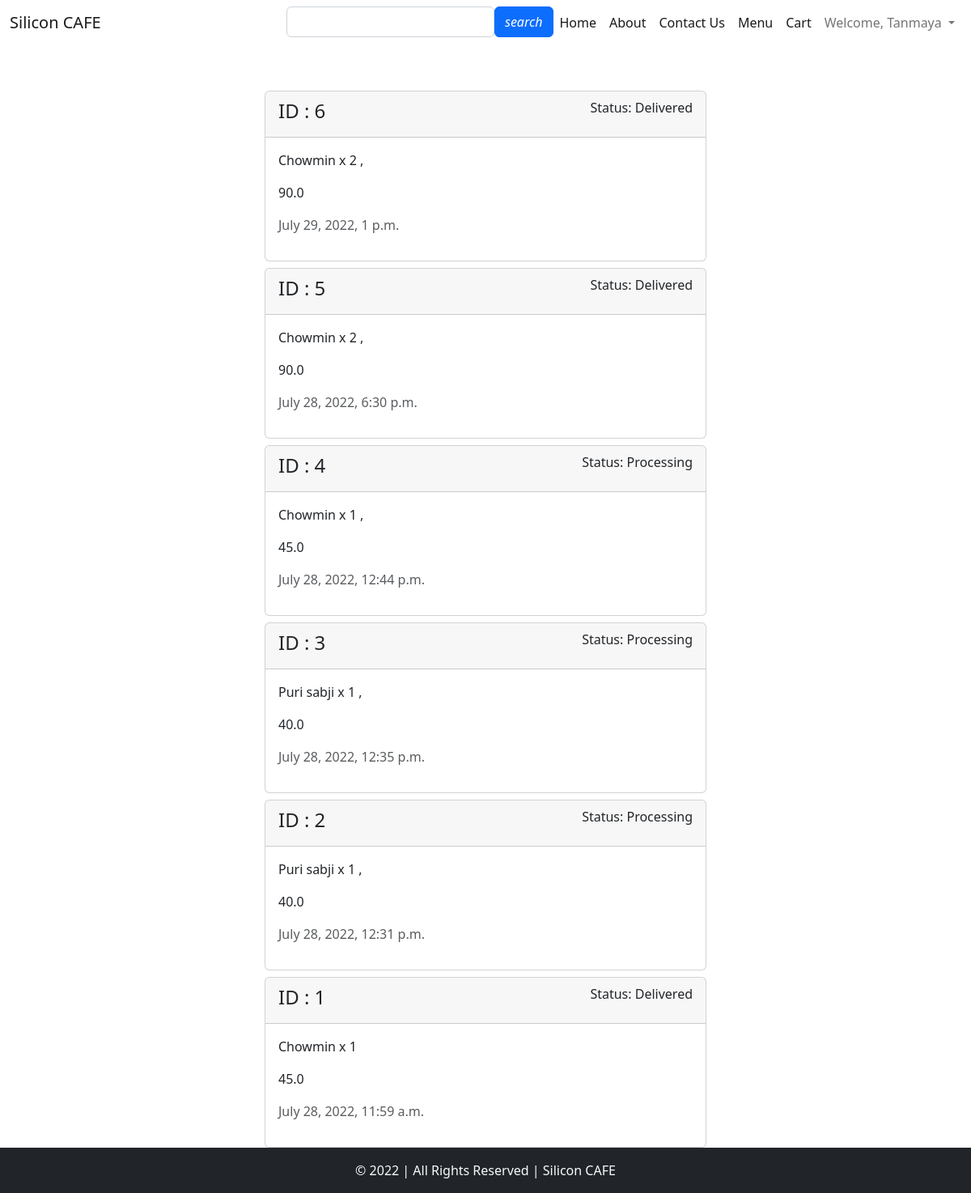
The page /food/orders/ (signed in) on the database its author committed.
### food/models.py (models this page shows, shortened)
class Order(models.Model):
    user = models.ForeignKey(User, on_delete=models.DO_NOTHING)     # Order table has foreign key relationship with User table
    order_details = models.CharField(max_length=500)
    total_price = models.FloatField()
    is_ready = models.BooleanField(default=False)
    is_delivered = models.BooleanField(default=False)
    created_at = models.DateTimeField(auto_now_add=True)
    updated_at = models.DateTimeField(auto_now=True)

### food/views.py (the view)
# urls.py: path('orders/', views.orders, name="orders"),                   # this request ius generated when a logged in user clicks order in dropdown for base.html
def orders(request):
    orders = Order.objects.filter(user = request.user).order_by("-id")  # creating object of Order table named as orders where id = id of the logged in user, -id means sort in decreasing order of id, i.e., latest order will be at top
    context = {
        "orders" : orders
    }
    return render(request, 'food/orders.html', context)     # passing this context dictionary to orders.html page in food folder under templates, there we can use the orders object to fetch data directly from Order table

### templates/food/orders.html
{% extends 'base.html' %}
{% block content %}
<div class="container">
    <div class="row my-5">
        <div class="col-md-6 mx-auto">
            {% for order in orders %}
                <div class="card my-2">
                    <div class="card-header d-flex justify-content-between align-items-center">
                        <h4 class="h4">ID : {{order.id}}</h4>
                        <p class="text-lead">Status:
                            {% if order.is_ready and order.is_delivered %}
                                Delivered
                            {% elif order.is_ready %}
                                Ready
                            {% else %}
                                Processing
                            {% endif %}
                        </p>
                    </div>
                    <div class="card-body">
                        <p class="text-lead">{{order.order_details}}</p>
                        <p>{{order.total_price}}</p>
                        <p class="text-muted">{{order.created_at}}</p>
                    </div>
                </div>
            {% endfor %}
        </div>
    </div>
</div>
{% endblock content %}

### templates/base.html (shortened to what this page needs)
{% load static %}
<!DOCTYPE html>
<html lang="en">
<head>
    <link rel="stylesheet" href="{% static 'bs/bootstrap.min.css'%}">
    <link rel="stylesheet" href="{% static 'css/style.css'%}">
</head>
<body>
    <nav class="navbar navbar-expand-md">
        <div class="container-fluid">
          <a class="navbar-brand" href="#">Silicon CAFE</a>
          <div class="collapse navbar-collapse" id="navbarSupportedContent">
            <ul class="navbar-nav ms-auto mb-2 mb-lg-0">
              <li class="nav-item">
                <form action="{% url 'search' %}" method="post">
                  <div class="form-outline d-flex">
                    <input type="search" id="form1" class="form-control" name="form1"/>
                    <button type="submit" class="btn btn-primary">
                      <i class="fas fa-search"> search</i>
                    </button>
                  </div>
                </form>
              </li>
              <li class="nav-item">
                <a class="nav-link active" aria-current="page" href="{% url 'home'%}">Home</a>
              </li>
              <li class="nav-item">
                <a class="nav-link active" aria-current="page" href="{% url 'about_us'%}">About</a>
              </li>
              <li class="nav-item">
                <a class="nav-link active" aria-current="page" href="{% url 'contact'%}">Contact Us</a>
              </li>
              <li class="nav-item">
                <a class="nav-link active" aria-current="page" href="{% url 'menu'%}">Menu</a>
              </li>
              {% if user.is_authenticated %}
              <li class="nav-item dropdown">
                <li class="nav-item">
                  <a class="nav-link active" aria-current="page" href="{% url 'cart' %}">Cart</a>
                </li>
                <a class="nav-link dropdown-toggle" href="#" id="navbarDropdown" role="button" data-bs-toggle="dropdown" aria-expanded="false">
                  Welcome, {{user.first_name}}
                </a>
              </li>
              {% endif %}
            </ul>
          </div>
        </div>
    </nav>
    {% block content %}
    {% endblock content %}
    <footer class="bg-dark text-light p-3 text-center" style="position: fixed; width: 100%; bottom:0;">
        &copy; 2022 | All Rights Reserved | Silicon CAFE
    </footer>
</body>
</html>

### rows shown on the page
Order: id "6", is_ready "Delivered", order_details "Chowmin x 2 ,", total_price "90.0", created_at "July 29, 2022, 1 p.m."
Order: id "5", is_ready "Delivered", order_details "Chowmin x 2 ,", total_price "90.0", created_at "July 28, 2022, 6:30 p.m."
Order: id "4", is_ready "Processing", order_details "Chowmin x 1 ,", total_price "45.0", created_at "July 28, 2022, 12:44 p.m."
Order: id "3", is_ready "Processing", order_details "Puri sabji x 1 ,", total_price "40.0", created_at "July 28, 2022, 12:35 p.m."
Order: id "2", is_ready "Processing", order_details "Puri sabji x 1 ,", total_price "40.0", created_at "July 28, 2022, 12:31 p.m."
Order: id "1", is_ready "Delivered", order_details "Chowmin x 1", total_price "45.0", created_at "July 28, 2022, 11:59 a.m."

### other values the page prints
{{ user.first_name }} "Tanmaya"
